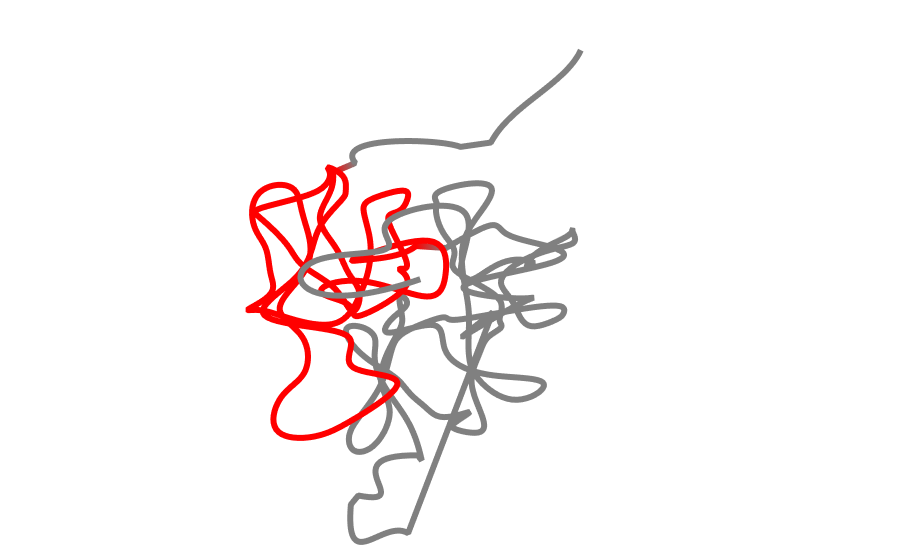

Notebook code cell kept with this figure:
### Code cell
#check its where you think it is

#note if I want to see section 92 it may well be in the second chain so I 

sec=0
x_lst, y_lst, z_lst, color_lst =  CDT.smooth_me_varying(coordssplit_new[sec],secondarysplit[sec],[], oversample=5)
structure_fig = CDT.line_plotly(x_lst, y_lst, z_lst, color_lst, outline=False)
structure_fig.update_layout(height=600)
structure_fig.show()

### Figure 1 — Plotly figure (JSON) as saved in the notebook; plotly's stock layout.template omitted (floating-point values rounded to 4 significant figures; data arrays with more than 128 entries replaced by an {"elided": "..."} marker saying what was removed)
{"data": [{"line": {"color": {"elided": "1580 str values"}, "width": 12}, "mode": "lines", "showlegend": false, "type": "scatter3d", "x": {"elided": "1580 float values"}, "y": {"elided": "1580 float values"}, "z": {"elided": "1580 float values"}}], "layout": {"autosize": true, "margin": {"b": 0, "l": 0, "r": 0, "t": 0}, "scene": {"aspectmode": "manual", "aspectratio": {"x": 1, "y": 1, "z": 1}, "camera": {"center": {"x": 0, "y": 0, "z": 0}, "eye": {"x": 0.3594, "y": 1.397, "z": 0.6012}, "projection": {"type": "perspective"}, "up": {"x": 0, "y": 0, "z": 1}}, "xaxis": {"gridcolor": "white", "nticks": 0, "showbackground": false, "showticklabels": false, "title": {"text": ""}, "type": "linear", "zerolinecolor": "white"}, "yaxis": {"gridcolor": "white", "nticks": 0, "showbackground": false, "showticklabels": false, "title": {"text": ""}, "type": "linear", "zerolinecolor": "white"}, "zaxis": {"gridcolor": "white", "nticks": 0, "showbackground": false, "showticklabels": false, "title": {"text": ""}, "type": "linear", "zerolinecolor": "white"}}, "showlegend": false}}
